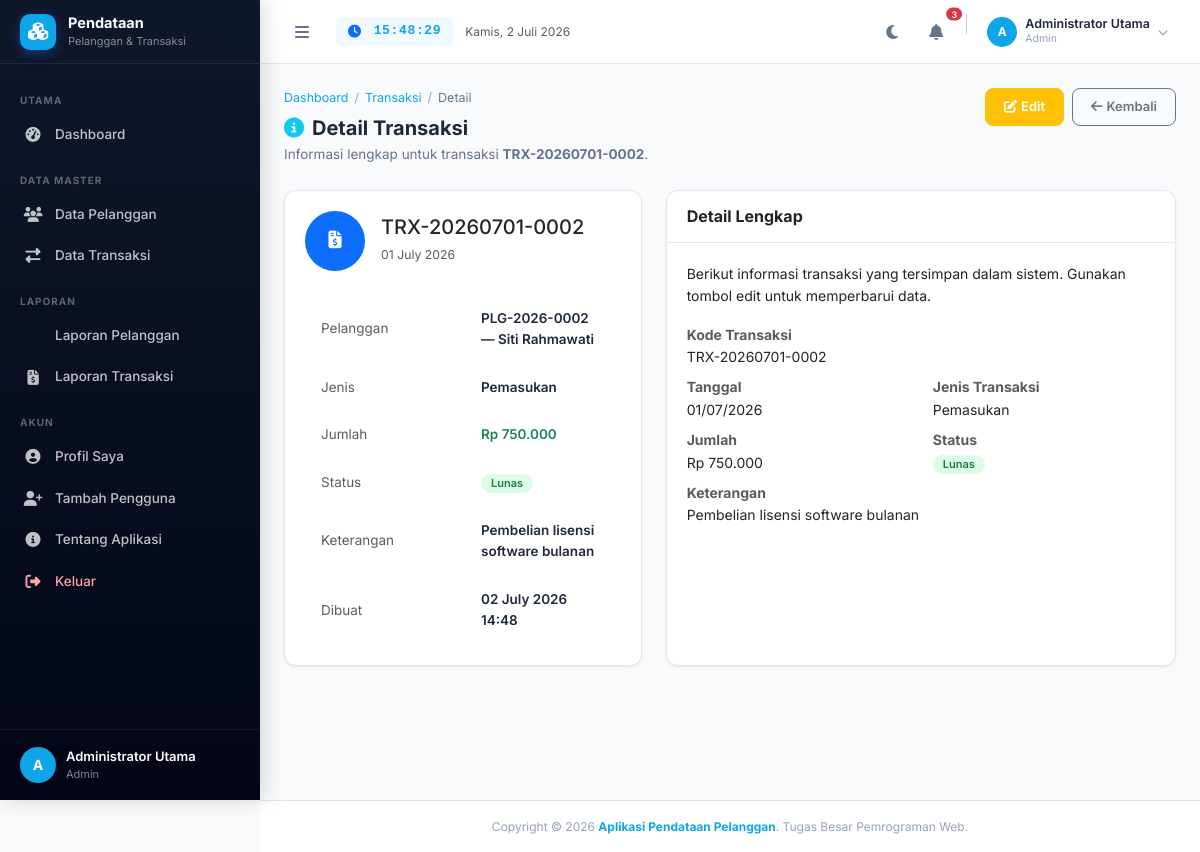
/transaksi/detail.php?id=2 (signed in), run on the app's committed database.
### tables this page shows
CREATE TABLE IF NOT EXISTS `transaksi` (
  `id_transaksi`   INT(11)      NOT NULL AUTO_INCREMENT,
  `kode_transaksi` VARCHAR(20)  NOT NULL,
  `id_pelanggan`   INT(11)      NOT NULL,
  `tanggal`        DATE         NOT NULL,
  `jenis_transaksi` ENUM('Pemasukan','Pengeluaran') NOT NULL,
  `jumlah`         DECIMAL(15,2) NOT NULL DEFAULT 0.00,
  `keterangan`     TEXT         DEFAULT NULL,
  `status`         ENUM('Lunas','Pending','Dibatalkan') NOT NULL DEFAULT 'Lunas',
  `created_at`     TIMESTAMP    NOT NULL DEFAULT CURRENT_TIMESTAMP,
  PRIMARY KEY (`id_transaksi`),
  UNIQUE KEY `uk_kode_transaksi` (`kode_transaksi`),
  CONSTRAINT `fk_transaksi_pelanggan`
    FOREIGN KEY (`id_pelanggan`)
    REFERENCES `pelanggan` (`id_pelanggan`)
    ON DELETE CASCADE ON UPDATE CASCADE
);

CREATE TABLE IF NOT EXISTS `pelanggan` (
  `id_pelanggan`   INT(11)      NOT NULL AUTO_INCREMENT,
  `kode_pelanggan` VARCHAR(20)  NOT NULL,
  `nama`           VARCHAR(100) NOT NULL,
  `alamat`         TEXT         NOT NULL,
  `telepon`        VARCHAR(20)  NOT NULL,
  `email`          VARCHAR(100) NOT NULL DEFAULT '',
  `jenis_kelamin`  ENUM('L','P') NOT NULL,
  `tanggal_daftar` DATE         NOT NULL,
  `status`         ENUM('Aktif','Nonaktif') NOT NULL DEFAULT 'Aktif',
  `created_at`     TIMESTAMP    NOT NULL DEFAULT CURRENT_TIMESTAMP,
  PRIMARY KEY (`id_pelanggan`),
  UNIQUE KEY `uk_kode_pelanggan` (`kode_pelanggan`)
);

### config/koneksi.php (called while the page is built, shortened)
<?php
function e(string $str): string {
    return htmlspecialchars($str, ENT_QUOTES | ENT_HTML5, 'UTF-8');
}
function rupiah(float $angka): string {
    return 'Rp ' . number_format($angka, 0, ',', '.');
}

### transaksi/detail.php (the view, shortened to what this page needs)
<?php
require_once '../config/koneksi.php';
$id = (int)($_GET['id'] ?? 0);
$sql = "SELECT t.*, p.nama AS nama_pelanggan, p.kode_pelanggan
        FROM transaksi t
        JOIN pelanggan p ON t.id_pelanggan = p.id_pelanggan
        WHERE t.id_transaksi = ? LIMIT 1";
$stmt = mysqli_prepare($koneksi, $sql);
mysqli_stmt_bind_param($stmt, 'i', $id);
mysqli_stmt_execute($stmt);
$data = mysqli_fetch_assoc(mysqli_stmt_get_result($stmt));
require_once '../includes/header.php';
?>
<div class="d-flex" id="app-layout">
<?php require_once '../includes/sidebar.php'; ?>
    <div id="main-wrapper">
        <?php require_once '../includes/navbar.php'; ?>
        <main>
        <div class="content-wrapper">
            <div class="page-header d-flex justify-content-between align-items-start">
                <div>
                    <nav class="breadcrumb-custom mb-2">
                        <a href="../dashboard.php">Dashboard</a><span class="sep">/</span>
                        <a href="index.php">Transaksi</a><span class="sep">/</span>
                        <span class="current">Detail</span>
                    </nav>
                    <h4><i class="fas fa-info-circle text-info me-2"></i>Detail Transaksi</h4>
                    <p>Informasi lengkap untuk transaksi <strong><?= e($data['kode_transaksi']); ?></strong>.</p>
                </div>
                <div class="d-flex gap-2">
                    <a href="edit.php?id=<?= $id; ?>" class="btn btn-warning text-white"><i class="fas fa-edit me-1"></i>Edit</a>
                    <a href="index.php" class="btn btn-outline-secondary"><i class="fas fa-arrow-left me-1"></i>Kembali</a>
                </div>
            </div>
            <div class="row gy-3">
                <div class="col-12 col-xl-5">
                    <div class="card">
                        <div class="card-body">
                            <div class="d-flex align-items-center gap-3 mb-4">
                                <div class="bg-primary text-white rounded-circle d-flex align-items-center justify-content-center" style="width:60px;height:60px;">
                                </div>
                                <div>
                                    <h5 class="mb-1"><?= e($data['kode_transaksi']); ?></h5>
                                    <small class="text-muted"><?= date('d F Y', strtotime($data['tanggal'])); ?></small>
                                </div>
                            </div>
                            <table class="table table-borderless" style="font-size:14px;">
                                <tbody>
                                    <tr><td class="text-muted" style="width:160px;">Pelanggan</td><td class="fw-semibold"><?= e($data['kode_pelanggan'] . ' — ' . $data['nama_pelanggan']); ?></td></tr>
                                    <tr><td class="text-muted">Jenis</td><td class="fw-semibold"><?= e($data['jenis_transaksi']); ?></td></tr>
                                    <tr><td class="text-muted">Jumlah</td><td class="fw-semibold text-success"><?= rupiah($data['jumlah']); ?></td></tr>
                                    <tr><td class="text-muted">Status</td><td>
                                        <?php $cls = match($data['status']) {'Lunas'=>'badge-lunas','Pending'=>'badge-pending',default=>'badge-batal'}; ?>
                                        <span class="badge <?= $cls; ?>"><?= e($data['status']); ?></span>
                                    </td></tr>
                                    <tr><td class="text-muted">Keterangan</td><td class="fw-semibold"><?= e($data['keterangan'] ?: '-'); ?></td></tr>
                                    <tr><td class="text-muted">Dibuat</td><td class="fw-semibold"><?= date('d F Y H:i', strtotime($data['created_at'])); ?></td></tr>
                                </tbody>
                            </table>
                        </div>
                    </div>
                </div>
                <div class="col-12 col-xl-7">
                    <div class="card h-100">
                        <div class="card-header">
                            <h6 class="mb-0 fw-bold">Detail Lengkap</h6>
                        </div>
                        <div class="card-body">
                            <p class="mb-3">Berikut informasi transaksi yang tersimpan dalam sistem. Gunakan tombol edit untuk memperbarui data.</p>
                            <div class="row gy-2">
                                <div class="col-12"><strong class="text-muted">Kode Transaksi</strong><div><?= e($data['kode_transaksi']); ?></div></div>
                                <div class="col-12 col-md-6"><strong class="text-muted">Tanggal</strong><div><?= date('d/m/Y', strtotime($data['tanggal'])); ?></div></div>
                                <div class="col-12 col-md-6"><strong class="text-muted">Jenis Transaksi</strong><div><?= e($data['jenis_transaksi']); ?></div></div>
                                <div class="col-12 col-md-6"><strong class="text-muted">Jumlah</strong><div><?= rupiah($data['jumlah']); ?></div></div>
                                <div class="col-12 col-md-6"><strong class="text-muted">Status</strong><div><span class="badge <?= $cls; ?>"><?= e($data['status']); ?></span></div></div>
                                <div class="col-12"><strong class="text-muted">Keterangan</strong><div><?= nl2br(e($data['keterangan'] ?: '-')); ?></div></div>
                            </div>
                        </div>
                    </div>
                </div>
            </div>
        </div>
        </main>
    </div>
</div>
<?php require_once '../includes/footer.php';

### assets/css/style.css (style rules this page uses)
:root { --primary: #0ea5e9; --primary-dark: #0284c7; --primary-light: #f0f9ff; --secondary: #64748B; --success: #10b981; --danger: #f43f5e; --warning: #f59e0b; --info: #06b6d4; --sidebar-width: 260px; --sidebar-mini: 72px; --navbar-height: 64px; --bg-body: #F8FAFC; --bg-card: #FFFFFF; --bg-sidebar: #0f172a; --bg-sidebar-dark: #020617; --bg-sidebar-hover: rgba(255,255,255,0.08); --bg-sidebar-active:rgba(255,255,255,0.14); --bg-navbar: #FFFFFF; --text-primary: #1E293B; --text-secondary: #64748B; --text-muted: #94A3B8; --text-sidebar: rgba(255,255,255,0.75); --text-sidebar-act: #FFFFFF; --border-color: #E2E8F0; --border-radius: 12px; --border-radius-sm: 8px; --shadow-sm: 0 1px 3px rgba(0,0,0,.06), 0 1px 2px rgba(0,0,0,.04); --shadow-md: 0 4px 16px rgba(0,0,0,.07), 0 2px 6px rgba(0,0,0,.05); --shadow-lg: 0 10px 30px rgba(0,0,0,.10), 0 4px 10px rgba(0,0,0,.06); --transition: all .25s cubic-bezier(.4,0,.2,1); }
*, *::before, *::after { box-sizing: border-box; margin: 0; padding: 0; }
html { scroll-behavior: smooth; }
body { font-family: 'Inter', system-ui, sans-serif; font-size: 14px; line-height: 1.6; background-color: var(--bg-body); color: var(--text-primary); transition: background-color .3s ease, color .3s ease; overflow-x: hidden; }
a { color: var(--primary); text-decoration: none; transition: var(--transition); }
#main-wrapper { margin-left: var(--sidebar-width); min-height: 100vh; display: flex; flex-direction: column; transition: margin-left .25s cubic-bezier(.4,0,.2,1); }
.content-wrapper { flex: 1; padding: 24px; }
.page-header { margin-bottom: 24px; }
.page-header h4 { font-size: 20px; font-weight: 700; color: var(--text-primary); margin: 0; }
.page-header p { color: var(--text-secondary); font-size: 13.5px; margin: 4px 0 0; }
.breadcrumb-custom { display: flex; align-items: center; gap: 6px; font-size: 12.5px; }
.breadcrumb-custom a { color: var(--primary); }
.breadcrumb-custom .sep { color: var(--text-muted); }
.breadcrumb-custom .current { color: var(--text-secondary); }
.card { background: var(--bg-card); border: 1px solid var(--border-color); border-radius: var(--border-radius); box-shadow: var(--shadow-sm); transition: transform 0.3s cubic-bezier(0.4, 0, 0.2, 1), box-shadow 0.3s cubic-bezier(0.4, 0, 0.2, 1); overflow: hidden; }
.card-header { background: transparent; border-bottom: 1px solid var(--border-color); padding: 16px 20px; display: flex; align-items: center; justify-content: space-between; }
.card-body { padding: 20px; }
.table { margin: 0; color: var(--text-primary); }
.table td { padding: 13px 16px; vertical-align: middle; border-color: var(--border-color); font-size: 13.5px; color: var(--text-primary); }
.table tbody tr:last-child td { border-bottom: none; }
.btn { font-size: 13px; font-weight: 600; border-radius: var(--border-radius-sm); padding: 8px 18px; transition: var(--transition); border-width: 1.5px; }
.badge { font-size: 11px; font-weight: 600; padding: 4px 10px; border-radius: 99px; }
.badge-lunas { background: #DCFCE7; color: #15803D; }

### data on the page
transaksi: kode_transaksi "TRX-20260701-0002", tanggal "01 July 2026", id_pelanggan.nama "PLG-2026-0002 — Siti Rahmawati", jenis_transaksi "Pemasukan", jumlah "Rp 750.000", status "Lunas", keterangan "Pembelian lisensi software bulanan", created_at "02 July 2026 14:48", tanggal "01/07/2026"

### other printed values
$inisial "A"
$nama_user "Administrator Utama"
$role_user "Admin"
mb_substr($_SESSION['nama'] ?? 'U', 0, 1) "A"
$_SESSION['nama'] "Administrator Utama"
$_SESSION['role'] "Admin"
